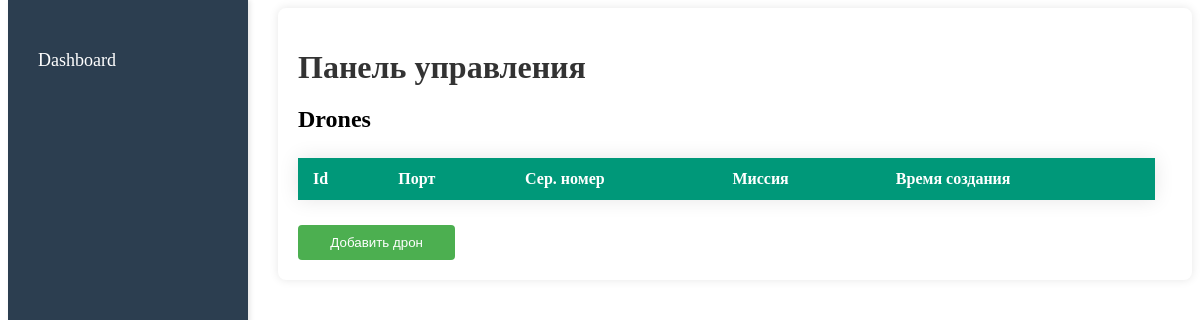
Page /home on the earlier database version.
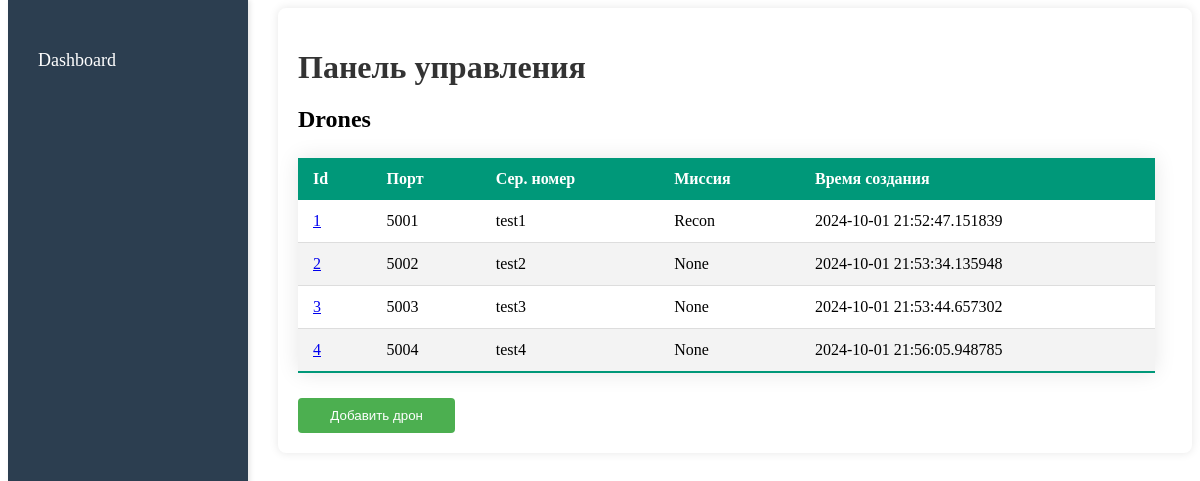
Same page on the later database version.
### tables this page shows
CREATE TABLE tbl_drones (
        id INTEGER PRIMARY KEY AUTOINCREMENT,
        port TEXT UNIQUE NOT NULL,
        serial_number TEXT NOT NULL,      
        mission TEXT NOT NULL,   
        created_at DATETIME   
    );

### server.py (the view)
@app.route("/home")
def main_page():
    drones_data = DroneController.get_all()
    drones = [
        dict(id=drone_id, port=port, serial_number=serial_number, mission=mission, timestamp=timestamp)
        for drone_id, port, serial_number, mission, timestamp in drones_data
    ]
    return render_template("home.html", drones=drones)

### db/Database.py (called while the page is built)
    def __new__(cls, *args, **kwargs):
        if cls._instance is None:
            cls._instance = super(SQLiteDBFactory, cls).__new__(cls)
        return cls._instance

    def connect(self, path_to_db: str):
        try:
            conn = sqlite3.connect(path_to_db)
            logging.info(f"Подключение к базе {path_to_db} SQLite установлено")
            return conn
        except sqlite3.Error as e:
            logging.warning(f"Ошибка подключения: {e}")
            return None

    @classmethod
    def get_db(cls):
        factory = SQLiteDBFactory()
        conn = factory.connect(path_to_db=db_name)
        if conn:
            logging.info("Подключение к БД прошло успешно")
        return conn

### db/QueryBuilder.py (called while the page is built)
    def select(self, table: str, columns="*"):
        self.__query_parts["SELECT"] = f"SELECT {columns}"
        self.__query_parts["FROM"] = f"FROM {table}"
        return self

    def build(self):
        query = ""
        if "UPDATE" in self.__query_parts:
            query = self.__query_parts["UPDATE"]
        if "SET" in self.__query_parts:
            query += self.__query_parts["SET"]
        if "INSERT INTO" in self.__query_parts:
            query = self.__query_parts["INSERT INTO"]
        if "SELECT" in self.__query_parts:
            query = f'{self.__query_parts["SELECT"]} {self.__query_parts["FROM"]} '
        if "WHERE" in self.__query_parts:
            query += self.__query_parts["WHERE"]
        return query

### server.py (called while the page is built)
@app.before_request
def before_request():
    g.start_time = time()
    g.is_profiling = "profiler" in request.args
    if g.is_profiling:
        g.profiler = Profiler()
        g.profiler.start()

@app.after_request
def after_request(response):
    if g.is_profiling:
        g.profiler.stop()
        output_html = g.profiler.output_html()
        return make_response(output_html)
    duration = time() - g.start_time
    logging.info(f"{request.method} {request.path} - Status: {response.status} - Duration: {duration:.2f} seconds")
    return response

### services/drone_controller.py (called while the page is built)
    @staticmethod
    def get_all():
        query_builder = QueryBuilder()
        cursor = SQLiteDBFactory.get_db().cursor()
        drones = cursor.execute(query_builder.select("tbl_drones").build()).fetchall()
        cursor.close()
        return drones

### templates/home.html (shortened to what this page needs)
<!DOCTYPE html>
<html lang="ru">
<div class="sidebar-container">
    <nav class="sidebar">
        <ul>
            <li><a href="/home">Dashboard</a></li>
        </ul>
    </nav>
    <head>
        <link rel="stylesheet" href="../static/css/styles.css" type="text/css">
    </head>
    <body>
    </body>
    <div class="settings-panel-container">
        <h1>Панель управления</h1>
        <div class="table-container">
            <h2>Drones</h2>
            <table class="styled-table">
                <thead>
                <tr>
                    <th>Id</th>
                    <th>Порт</th>
                    <th>Сер. номер</th>
                    <th>Миссия</th>
                    <th>Время создания</th>
                </tr>
                </thead>
                <tbody>
                {% for drone in drones %}
                <tr>
                    <td><a href="/drones/{{ drone.id }}">{{ drone.id }}</a></td>
                    <td>{{ drone.port }}</td>
                    <td>{{ drone.serial_number }}</td>
                    <td>{{ drone.mission }}</td>
                    <td>{{ drone.timestamp }}</td>
                </tr>
                {% endfor %}
                </tbody>
            </table>
            <form class="settings-panel-form" action="/drones/add" method="GET">
                <button type="submit">Добавить дрон</button>
            </form>
        </div>
    </div>
</div>
</html>

### static/css/styles.css (style rules this page uses)
.sidebar-container { display: flex; min-height: 100vh; }
.sidebar { width: 200px; background-color: #2c3e50; padding: 20px; box-shadow: 2px 0 5px rgba(0, 0, 0, 0.1); position: fixed; top: 0; bottom: 0; }
.sidebar ul { list-style: none; padding: 0; }
.sidebar ul li { margin: 20px 0; }
.sidebar ul li a { color: white; text-decoration: none; font-size: 18px; display: block; padding: 10px; border-radius: 4px; }
.settings-panel-container { margin-left: 270px; padding: 20px; width: calc(100% - 270px); }
.styled-table { width: 98%; border-collapse: collapse; margin: 25px 0; font-size: 1em; background-color: #ffffff; box-shadow: 0 0 20px rgba(0, 0, 0, 0.1); }
.styled-table thead tr { background-color: #009879; color: #ffffff; text-align: left; font-weight: bold; }
.styled-table tbody tr { border-bottom: 1px solid #dddddd; }
.styled-table tbody tr:nth-of-type(even) { background-color: #f3f3f3; }
.styled-table td, .styled-table th { padding: 12px 15px; }
.styled-table tbody tr:last-of-type { border-bottom: 2px solid #009879; }
.settings-panel-container { background-color: #fff; border-radius: 8px; box-shadow: 0 0 10px rgba(0, 0, 0, 0.1); padding: 20px; width: 90%; height: 90%; text-align: left; }
.settings-panel-container h1 { margin-bottom: 20px; color: #333; }
.settings-panel-form button { background-color: #4caf50; color: #fff; padding: 10px; border: none; border-radius: 4px; cursor: pointer; width: 18%; }

Differences in the rows shown:
added tbl_drones: id "1", port "5001", serial_number "test1", mission "Recon", timestamp "2024-10-01 21:52:47.151839"
added tbl_drones: id "2", port "5002", serial_number "test2", mission "None", timestamp "2024-10-01 21:53:34.135948"
added tbl_drones: id "3", port "5003", serial_number "test3", mission "None", timestamp "2024-10-01 21:53:44.657302"
added tbl_drones: id "4", port "5004", serial_number "test4", mission "None", timestamp "2024-10-01 21:56:05.948785"
